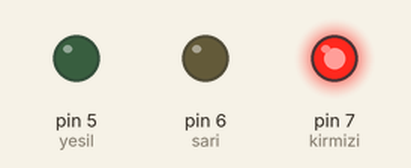
A sketch run on a simulated Arduino Uno, built with avr-gcc and run on an emulated ATmega328P. On the bench: output pins drawn as LEDs (lit = HIGH).

Above: at 2.5 s.
At 9.5 s:
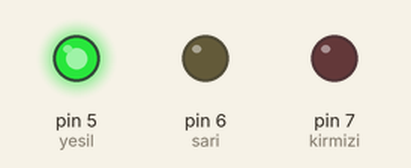
At 13.0 s:
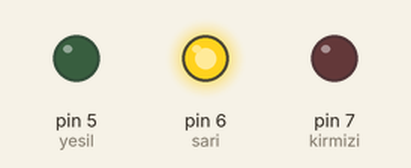
Timing chart, 0 to 18.2 s (numbered marks = the images above):
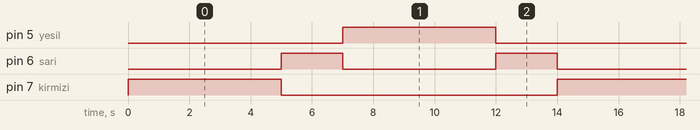

Measured:
- by itself, pin 5 (yesil), pin 7 (kirmizi): alternates HIGH for 5.0 s and LOW for 9.0 s
- by itself, pin 6 (sari): alternates HIGH for 2.0 s and LOW for 5.0 s
- by itself, everything shown: repeats every 14.0 s, in 5 steps

The sketch:

1_TrafikLambasi.ino
```cpp
int kirmizi = 7;
int sari = 6;
int yesil = 5;

void setup() {

pinMode(kirmizi,OUTPUT);
pinMode(sari,OUTPUT);
pinMode(yesil,OUTPUT);
}

void loop() {

digitalWrite(kirmizi,HIGH);
delay(5000); //5000 milisaniye = 5 saniye
digitalWrite(kirmizi,LOW);

digitalWrite(sari,HIGH);
delay(2000);
digitalWrite(sari,LOW);

digitalWrite(yesil,HIGH);
delay(5000);
digitalWrite(yesil,LOW);

digitalWrite(sari,HIGH);
delay(2000);
digitalWrite(sari,LOW);
}
```
